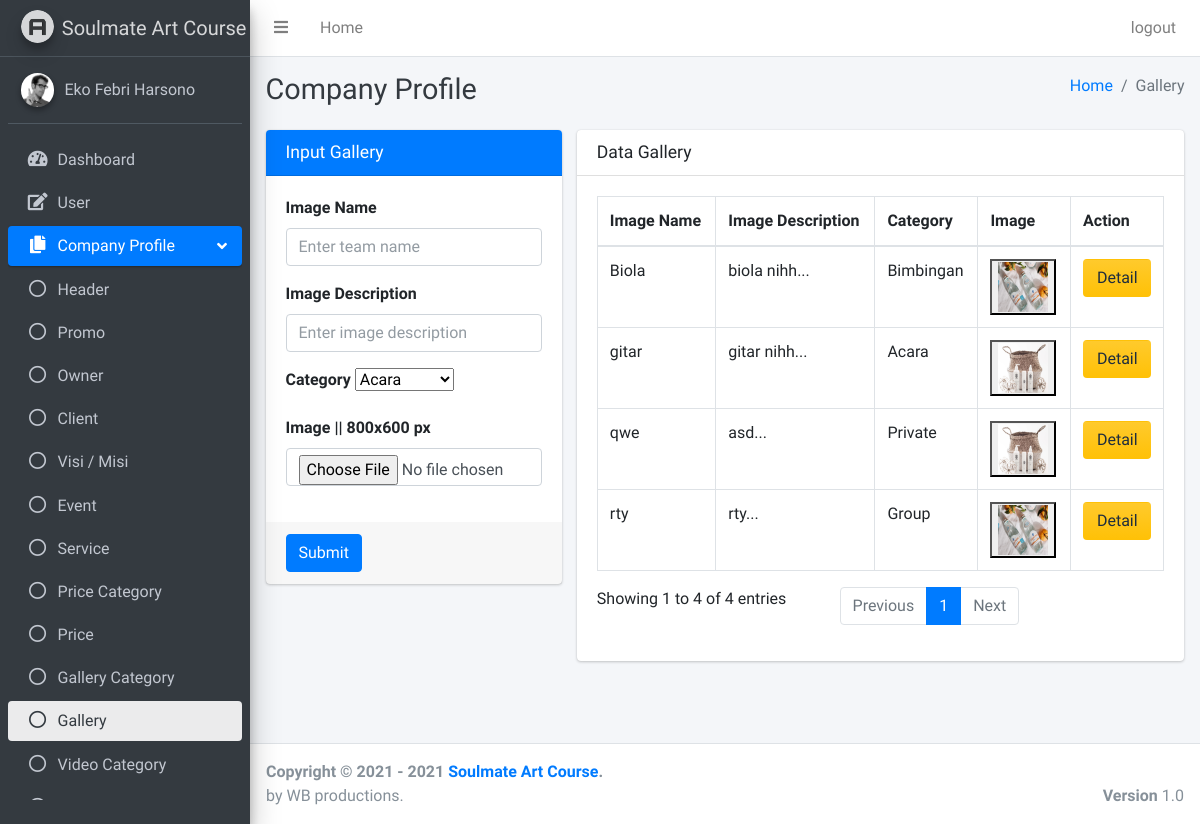
The app's page /pages/companyProfile/gallery.php (signed in) with its own data.
### tables this page shows
CREATE TABLE `gallery` (
  `id_gallery` int(11) NOT NULL,
  `id_gallery_category` int(11) NOT NULL,
  `image_name` varchar(50) NOT NULL,
  `image_descriptions` text NOT NULL,
  `image` text NOT NULL
);

CREATE TABLE `gallery_category` (
  `id_gallery_category` int(11) NOT NULL,
  `category_name` varchar(50) NOT NULL
);

### php/format.php (called while the page is built, shortened)
<?php
function formatText50($text, $num_char = 50){
    return substr($text, 0, $num_char) . '...';
  }
?>

### pages/companyProfile/gallery.php (the view, shortened to what this page needs)
<?php
if ($_SESSION["id"] == null || $_SESSION["id"] == "") {
    header('Location: ../../login.php?status=4');
} else {
    include '../../php/format.php';
    $conn = OpenCon(); ?>
    <!DOCTYPE html>
    <html>
    <head>
        <link rel="stylesheet" href="../../plugins/fontawesome-free/css/all.min.css">
        <link rel="stylesheet" href="https://code.ionicframework.com/ionicons/2.0.1/css/ionicons.min.css">
        <link rel="stylesheet" href="../../plugins/sweetalert2-theme-bootstrap-4/bootstrap-4.min.css">
        <link rel="stylesheet" href="../../plugins/toastr/toastr.min.css">
        <link rel="stylesheet" href="../../dist/css/adminlte.min.css">
    </head>
    <body class="hold-transition sidebar-mini layout-fixed">
        <div class="wrapper">
            <?php include '../dashboard/navbar.php'; ?>
            <?php include '../sidebar/sidebarGallery.php'; ?>
            <div class="content-wrapper">
                <div class="content-header">
                    <div class="container-fluid">
                        <div class="row mb-2">
                            <div class="col-sm-6">
                                <h1 class="m-0 text-dark">Company Profile</h1>
                            </div>
                            <div class="col-sm-6">
                                <ol class="breadcrumb float-sm-right">
                                    <li class="breadcrumb-item"><a href="#">Home</a></li>
                                    <li class="breadcrumb-item active">Gallery</li>
                                </ol>
                            </div>
                        </div>
                    </div>
                </div>
                <section class="content">
                    <div class="container-fluid justify-content-center">
                        <div class="row">
                            <div class="col-md-4">
                                <div class="card card-primary">
                                    <div class="card-header">
                                        <h3 class="card-title">Input Gallery</h3>
                                    </div>
                                    <form role="form" enctype="multipart/form-data" method="POST" action="../../php/companyProfile/galleryActions.php">
                                        <div class="card-body">
                                            <div class="form-group">
                                                <label for="exampleInputEmail1">Image Name</label>
                                                <input type="text" class="form-control" name="image_name" placeholder="Enter team name" required>
                                            </div>
                                            <div class="form-group">
                                                <label for="exampleInputEmail1">Image Description</label>
                                                <input type="text" class="form-control" name="image_descriptions" placeholder="Enter image description" required>
                                            </div>
                                            <div class="form-group">
                                                <label for="exampleInputEmail1">Category</label>
                                                <select name="id_gallery_category" required>
                                                    <?php
                                                    $sql = "SELECT * FROM `gallery_category`";
                                                    $res = mysqli_query($conn, $sql);
                                                    while ($row = mysqli_fetch_array($res)) {
                                                    ?>
                                                        <option value="<?php echo $row['id_gallery_category']; ?>">
                                                            <?php echo $row['category_name']; ?></option>
                                                    <?php } ?>
                                                </select>
                                            </div>
                                            <div class="form-group">
                                                <label for="exampleInputEmail1">Image || 800x600 px</label>
                                                <input type="file" class="form-control" name="image" required>
                                            </div>
                                        </div>
                                        <div class="card-footer">
                                            <button type="submit" class="btn btn-primary" name="submitInsertGallery">Submit</button>
                                        </div>
                                    </form>
                                </div>
                            </div>
                            <div class="col-md-8">
                                <div class="card">
                                    <div class="card-header">
                                        <h3 class="card-title">Data Gallery</h3>
                                    </div>
                                    <div class="card-body">
                                        <?php
                                        $sql = "SELECT gallery.image_name,gallery.id_gallery, gallery.image_descriptions, gallery.image, gallery_category.category_name, gallery_category.id_gallery_category FROM `gallery` join gallery_category ON gallery.id_gallery_category = gallery_category.id_gallery_category";
                                        $res = mysqli_query($conn, $sql);
                                        ?>
                                        <table id="example2" class="table table-bordered table-hover">
                                            <thead>
                                                <tr>
                                                    <th>Image Name</th>
                                                    <th>Image Description</th>
                                                    <th>Category</th>
                                                    <th>Image</th>
                                                    <th>Action</th>
                                                </tr>
                                            </thead>
                                            <tbody>
                                                <?php while ($row = mysqli_fetch_array($res)) { ?>
                                                    <tr>
                                                        <td><?php echo $row['image_name']; ?></td>
                                                        <td><?php echo formatText50($row['image_descriptions']); ?></td>
                                                        <td><?php echo $row['category_name']; ?></td>
                                                        <td>
                                                            <button data-toggle="modal" data-target="#a<?php echo $row['id_gallery']; ?>">
                                                                <img style="width:50px;height:50px;" src="<?php echo $row['image']; ?>" alt="">
                                                            </button>
                                                        </td>
                                                        <td>
                                                            <button class="btn btn-block bg-gradient-warning" name="detail" data-toggle="modal" data-target="#b<?php echo $row['id_gallery']; ?>">Detail</button>
                                                        </td>
                                                    </tr>
                                                <?php } ?>
                                            </tbody>
                                        </table>
                                    </div>
                                </div>
                            </div>
                        </div>
                    </div>
                </section>
            </div>
            <?php include '../dashboard/footer.php'; ?>
        </div>
    </body>
    </html>
<?php } ?>

### records on screen
gallery: image_name "gitar", image_descriptions "gitar nihh...", id_gallery_category.category_name "Acara", image (picture)
gallery: image_name "Biola", image_descriptions "biola nihh...", id_gallery_category.category_name "Bimbingan", image (picture)
gallery: image_name "qwe", image_descriptions "asd...", id_gallery_category.category_name "Private", image (picture)
gallery: image_name "rty", image_descriptions "rty...", id_gallery_category.category_name "Group", image (picture)

### other values on screen
$_SESSION["user_name"] "Eko Febri Harsono"
form field id_gallery_category "Acara"
